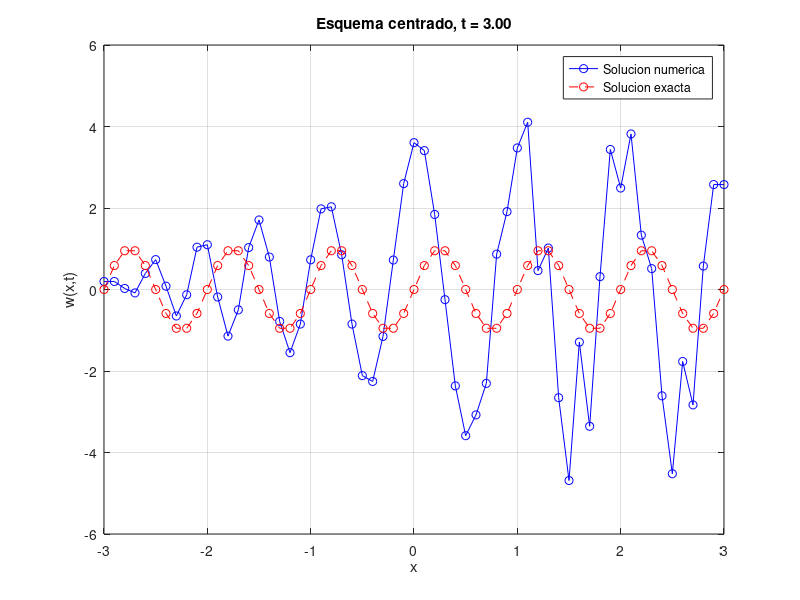

Recreate this plot in MATLAB.
%% Esquema centrado para la ecuacion de transporte
clear;
clc;
close all;

%% 1. Parametros del problema

a = -3;
b = 3;

lambda = 1;

m = 60;
dx = (b-a)/m;
x = a:dx:b;

dt = 0.025;
tmax = 3;

nt = round(tmax/dt);

CFL = lambda*dt/dx;

fprintf('dx = %.4f\n', dx);
fprintf('dt = %.4f\n', dt);
fprintf('CFL = %.4f\n', CFL);

%% 2. Condicion inicial: pulso rectangular

w0 = sin(2*pi*x);

%% 3. Inicializacion

w_actual = w0;
w_nueva = zeros(size(w_actual));

%% 4. Representacion inicial

figure;

plot(x, w0, 'b-o');

xlabel('x');
ylabel('w(x,0)');
title('Condicion inicial');
grid on;

pause(1);

%% 5. Evolucion temporal

for n = 1:nt

    %% Esquema centrado en los nodos interiores

    for i = 2:length(x)-1

        w_nueva(i) = w_actual(i) ...
            - 0.5*CFL*(w_actual(i+1)-w_actual(i-1));

    end

    %% Condiciones de contorno transmisivas

    w_nueva(1) = w_nueva(2);
    w_nueva(end) = w_nueva(end-1);

    %% Tiempo actual

    t = n*dt;

    %% Solucion exacta

    w_exacta = sin(2*pi*(x-lambda*t));

    %% Representacion

    plot(x, w_nueva, 'b-o', ...
         x, w_exacta, 'r--o');

    xlabel('x');
    ylabel('w(x,t)');
    title(['Esquema centrado, t = ', num2str(t, '%.2f')]);

    legend('Solucion numerica', 'Solucion exacta');

    grid on;

    drawnow;
    pause(0.1);

    %% Actualizacion

    w_actual = w_nueva;

end
